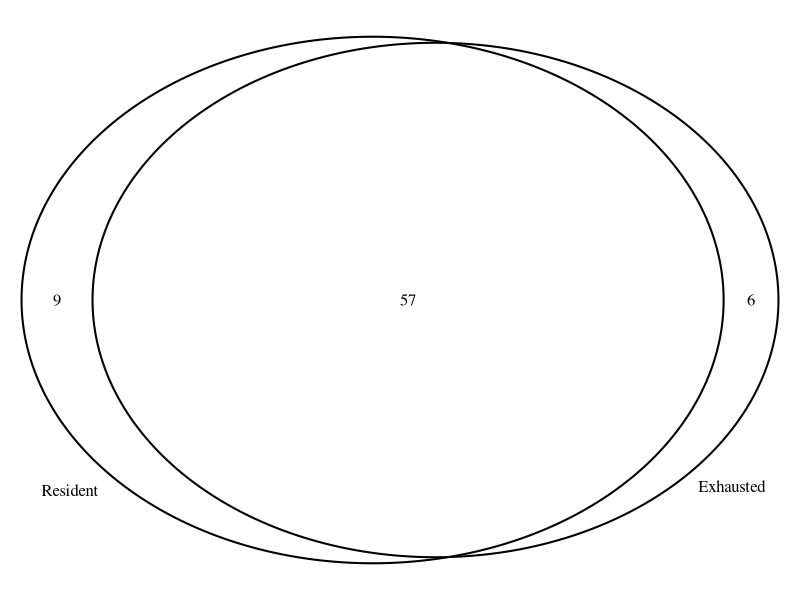
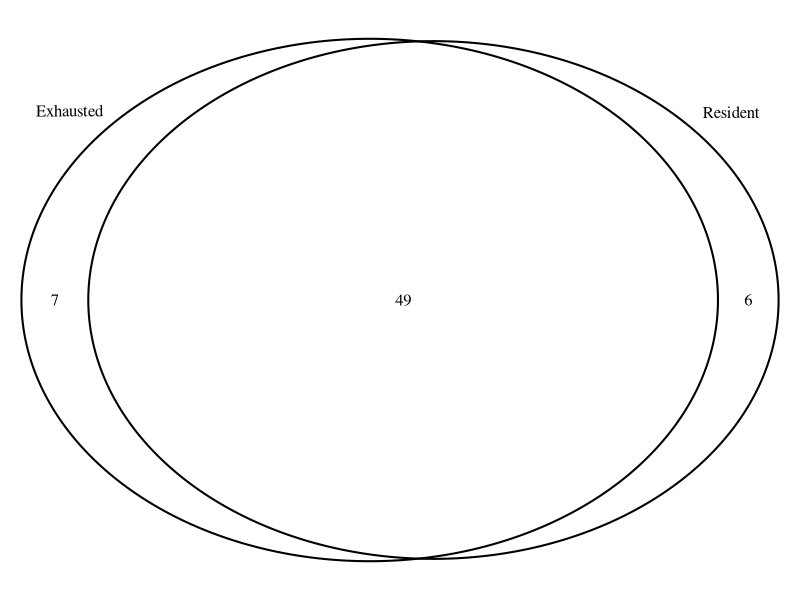
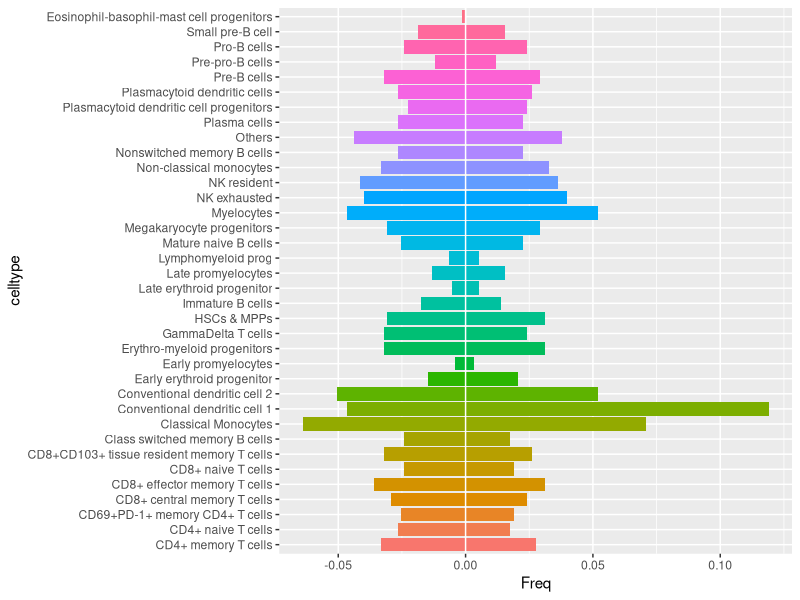
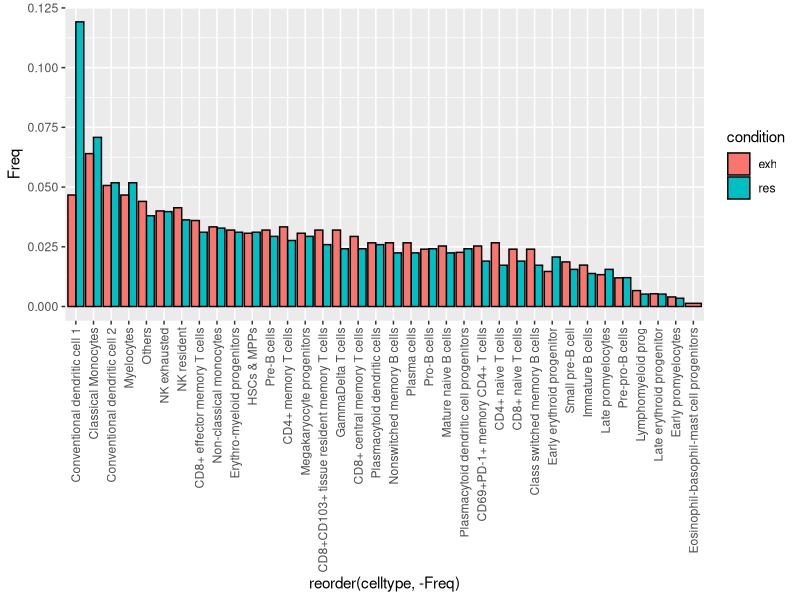
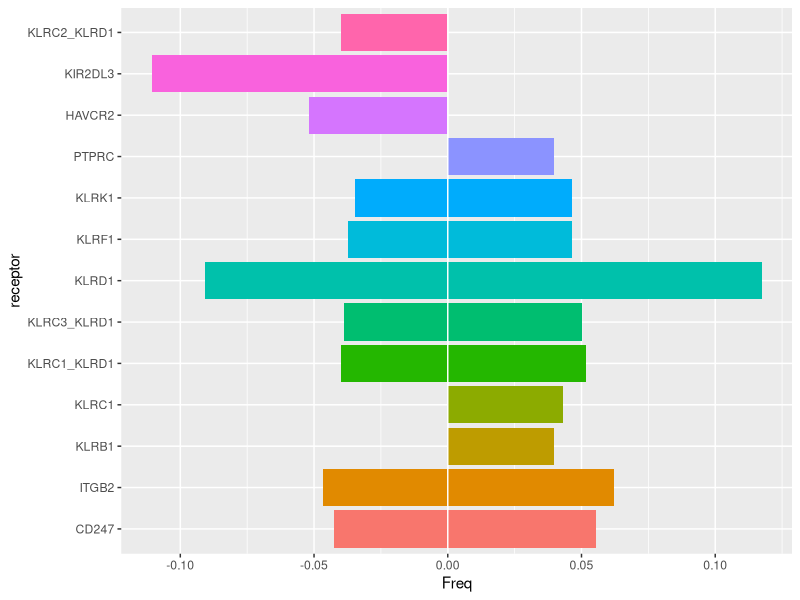
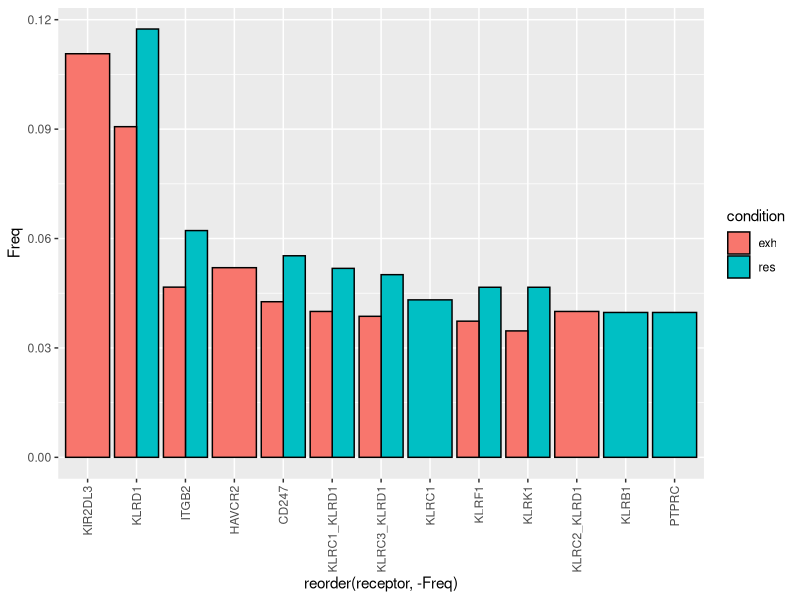
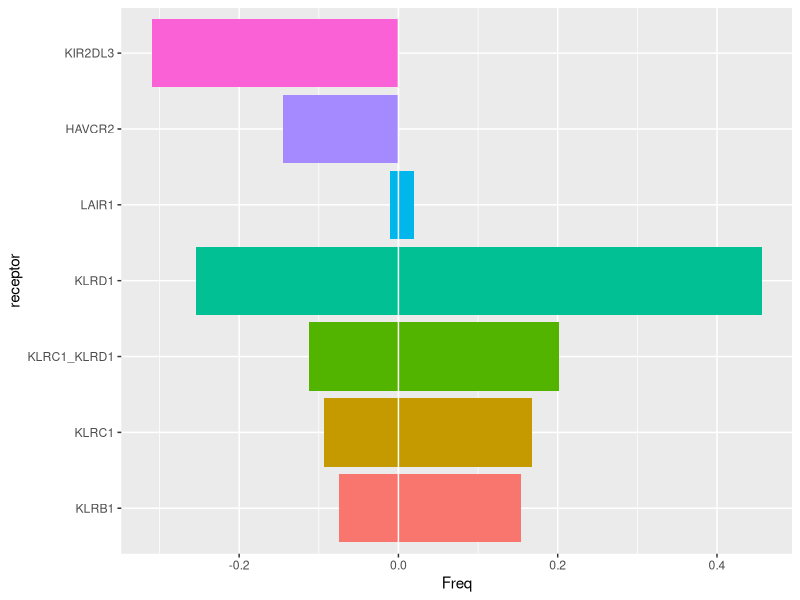
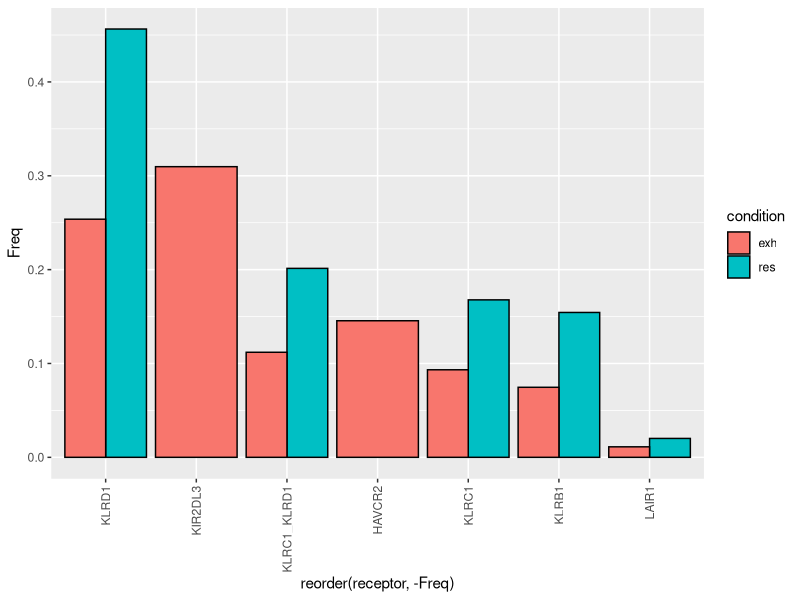

Source code (R) for these figures, in order:
## ---- chunk 1
knitr::opts_chunk$set(echo = TRUE,warning = FALSE, message = FALSE)
## ---- chunk 2
library(tidyverse)
library(VennDiagram)
library(stringr) 
all_interactions <- read_csv("all_healthy_interactions_default.csv", col_types = cols(...1 = col_skip()))

cat("Total number of interactions: ",dim(all_interactions)[1],"\nUnique Ligands: ",length(unique(sort(all_interactions$ligand.complex))),"\nUnique Receptors: ",length(unique(sort(all_interactions$receptor.complex))))
## ---- chunk 3
exh = all_interactions %>%
  filter(target == "NK exhausted")

res = all_interactions %>%
  filter(target == "NK resident")

cat("Exhausted cells:\nTotal number of interactions: ",dim(exh)[1],"\nUnique Ligands: ",length(unique(sort(exh$ligand.complex))),"\nUnique Receptors: ",length(unique(sort(exh$receptor.complex))),"\n\n")
cat("Resident cells:\nTotal number of interactions: ",dim(res)[1],"\nUnique Ligands: ",length(unique(sort(res$ligand.complex))),"\nUnique Receptors: ",length(unique(sort(res$receptor.complex))))

## ---- chunk 4
exh_uniq = unique(sort(exh$ligand.complex))
res_uniq = unique(sort(res$ligand.complex))

grid.newpage()
venn_object <- venn.diagram(
        x = list(exh_uniq, res_uniq),
        category.names = c("Exhausted", "Resident"),
        filename = NULL
        )
grid.draw(venn_object)

## ---- chunk 5
cat("Unique ligands for NK exhausted:\n", setdiff(exh_uniq,res_uniq), "\nUnique ligands for NK resident:\n", setdiff(res_uniq,exh_uniq))
## ---- chunk 6
exh_rec = unique(sort(exh$receptor.complex))
res_rec = unique(sort(res$receptor.complex))

grid.newpage()
venn_object <- venn.diagram(
        x = list(exh_rec, res_rec),
        category.names = c("Exhausted", "Resident"),
        filename = NULL
        )
grid.draw(venn_object)

## ---- chunk 7
cat("Unique receptors for NK exhausted:\n", setdiff(exh_rec,res_rec), "\nUnique receptors for NK resident:\n", setdiff(res_rec,exh_rec))
## ---- chunk 8
exh_source <- as.data.frame(table(exh$source)/sum(table(exh$source))) %>%
  rename(celltype = "Var1") %>%
  mutate(condition="exh")
res_source <- as.data.frame(table(res$source)/sum(table(res$source))) %>%
  rename(celltype = "Var1") %>%
  mutate(condition="res")

source <- rbind(res_source,exh_source)

source_plot <- source %>%
  mutate(
    Freq = ifelse(condition=="exh", Freq*(-1),
                        Freq*1))%>%
    ggplot(aes(x = celltype,y = Freq, fill=celltype)) +
    geom_bar(stat = "identity") +
    coord_flip() +
  geom_hline(yintercept = 0, color="white")+
  theme(legend.position = "none")

source_plot

source_dodge <- ggplot(source, aes(x=reorder(celltype,-Freq), y=Freq, fill=condition)) +
geom_bar(stat="identity", color="black", position=position_dodge())+
  theme(axis.text.x = element_text(angle = 90, vjust = 0.5, hjust=1))

source_dodge
## ---- chunk 9
exh_source <- as.data.frame(table(exh$receptor.complex)/sum(table(exh$receptor.complex))) %>%
  arrange(desc(Freq)) %>%
  rename(receptor = "Var1") %>%
  mutate(condition="exh")
res_source <- as.data.frame(table(res$receptor.complex)/sum(table(res$receptor.complex))) %>%
  arrange(desc(Freq)) %>%
  rename(receptor = "Var1") %>%
  mutate(condition="res")

source <- rbind(res_source[1:10,],exh_source[1:10,])

source_plot <- source %>%
  mutate(
    Freq = ifelse(condition=="exh", Freq*(-1),
                        Freq*1))%>%
    ggplot(aes(x = receptor,y = Freq, fill=receptor)) +
    geom_bar(stat = "identity") +
    coord_flip() +
    geom_hline(yintercept = 0, color="white")+

  theme(legend.position = "none")

source_plot

source_dodge <- ggplot(source, aes(x=reorder(receptor,-Freq), y=Freq, fill=condition)) +
geom_bar(stat="identity", color="black", position=position_dodge())+
  theme(axis.text.x = element_text(angle = 90, vjust = 0.5, hjust=1))

source_dodge
## ---- chunk 10

ICR = c("KLRB1|KLRC1|KLRD1|KIR2DL1|KIR2DL3|KIR3DL1|KIR3DL2|KLRG1|KIR2DL4|TIGIT|LAG3|HAVCR2|BTLA|PDCD1|LILRB1|LILRB2|LILRB3|LILRB4|LILRB5|SIGLEC7|LAIR1|CEACAM1|PILRA|CD300A|CD96")

exh_ICR <- exh %>%
  filter(grepl(ICR,receptor.complex)) %>%
  filter(!grepl("KLRC2|KLRC3", receptor.complex))

res_ICR <- res %>%
  filter(grepl(ICR,receptor.complex)) %>%
  filter(!grepl("KLRC2|KLRC3", receptor.complex))


cat("Exhausted cells:\nTotal number of ICR interactions: ",dim(exh_ICR)[1],"\nUnique Ligands: ",length(unique(sort(exh_ICR$ligand.complex))),"\nUnique Receptors: ",length(unique(sort(exh_ICR$receptor.complex))),"\n\n")
cat("Resident cells:\nTotal number of interactions: ",dim(res_ICR)[1],"\nUnique Ligands: ",length(unique(sort(res_ICR$ligand.complex))),"\nUnique Receptors: ",length(unique(sort(res_ICR$receptor.complex))))
## ---- chunk 11
exh_source <- as.data.frame(table(exh_ICR$receptor.complex)/sum(table(exh_ICR$receptor.complex))) %>%
  arrange(desc(Freq)) %>%
  rename(receptor = "Var1") %>%
  mutate(condition="exh")
res_source <- as.data.frame(table(res_ICR$receptor.complex)/sum(table(res_ICR$receptor.complex))) %>%
  arrange(desc(Freq)) %>%
  rename(receptor = "Var1") %>%
  mutate(condition="res")

source <- rbind(res_source,exh_source)

source_plot <- source %>%
  mutate(
    Freq = ifelse(condition=="exh", Freq*(-1),
                        Freq*1))%>%
    ggplot(aes(x = receptor,y = Freq, fill=receptor)) +
    geom_bar(stat = "identity") +
    coord_flip() +
    geom_hline(yintercept = 0, color="white")+

  theme(legend.position = "none")

source_plot

source_dodge <- ggplot(source, aes(x=reorder(receptor,-Freq), y=Freq, fill=condition)) +
geom_bar(stat="identity", color="black", position=position_dodge())+
  theme(axis.text.x = element_text(angle = 90, vjust = 0.5, hjust=1))

source_dodge
